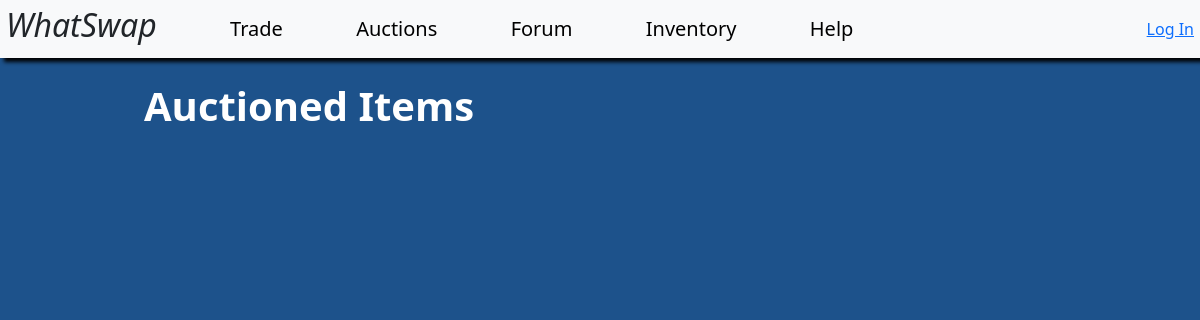
/auctions/, run on an earlier commit of the app's database.
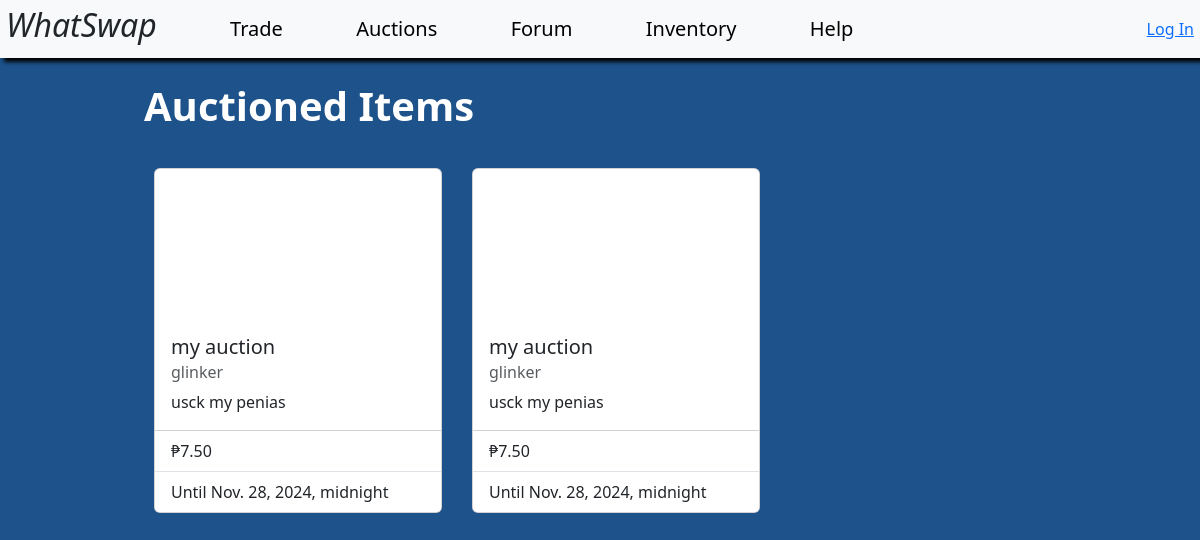
And on a later commit of the database.
### main/models.py (models this page shows, shortened)
class Auction(models.Model):
    auction_title = models.CharField(max_length = 100)
    auction_description = models.TextField(max_length = 500)
    start_date = models.DateTimeField(default = tz.now)
    end_date = models.DateTimeField(default = tz.now)
    minimum_bid = models.DecimalField(default = 0.0, max_digits = 10, decimal_places=2)
    highest_bid = models.DecimalField(default = 0.0, max_digits = 10, decimal_places=2)
    highest_bidder_id = models.ForeignKey(User, on_delete = models.CASCADE, null = True, blank = True)
    class AuctionStatus(models.TextChoices):
        NOT_STARTED = 'NOT STARTED'
        ONGOING = 'ONGOING'
        FINISHED = 'FINISHED'
        CANCELLED = 'CANCELLED'
    auction_status = models.CharField(
        max_length = 20,
        choices = AuctionStatus.choices,
        default = AuctionStatus.NOT_STARTED,
    )
    auction_item_id = models.ForeignKey(Item, on_delete = models.CASCADE)

class Item(models.Model):
    owner = models.ForeignKey(User, on_delete=models.CASCADE,null=True, blank = True)
    item_name = models.CharField(max_length=100)
    item_desc = models.TextField(max_length=1000)
    image_url = models.CharField(max_length=4092,null=True, blank = True)
    created_at = models.DateTimeField(auto_now_add=True)

### main/views.py (the view)
# urls.py: path('auctions/', views.auction_browse, name='auction_browse'),
def auction_browse(request):
    auctionitems = Auction.objects.all()
    return render(request,"auctions/browse.html", {'auctionitems' : auctionitems})

### templates/auctions/browse.html (shortened to what this page needs)
<head>
    <link href="https://cdn.jsdelivr.net/npm/bootstrap@5.3.3/dist/css/bootstrap.min.css" rel="stylesheet">
</head>
<body style="background-color: #1d528b;">
    {% include "common/navbar.html"%}
    <div style="padding: 2%; margin-left: 10%; margin-right: 10%;">
        <h1 style="color: white"><b>Auctioned Items</b></h1>
        <div style="display: grid; grid-template-columns: repeat(5, 1fr); gap: 10px; margin-top: 3%">
            {% for auctionitem in auctionitems %}
                {% include "auctions/item.html"%}
            {% endfor %}
        </div>
    </div>
</body>

### templates/auctions/item.html
<div class="card" style="width: 18rem; margin: 10px;">
    <div style="background-image: url('{{auctionitem.auction_item_id.image_url}}'), url('https://www.svgrepo.com/show/451667/image-missing.svg');background-size:cover; width: 150px; height: 150px; margin: auto; border-radius: 10px"></div>
    <div class="card-body">
      <h5 class="card-title">{{ auctionitem.auction_title }}</h5>
      <h6 class="card-subtitle mb-2 text-body-secondary">{{ auctionitem.auction_item_id.owner }}</h6>
      <p class="card-text">{{ auctionitem.auction_description }}</p>
    </div>
    <ul class="list-group list-group-flush">
      <li class="list-group-item">₱{{ auctionitem.minimum_bid }}</li>
      <li class="list-group-item">Until {{ auctionitem.end_date }}</li>
    </ul>
  </div>

What changed in the data, as far as the page shows it:
added Auction: auction_title "my auction", auction_item_id.owner "glinker", auction_description "usck my penias", minimum_bid "7.50", end_date "Nov. 28, 2024, midnight"
added Auction: auction_title "my auction", auction_item_id.owner "glinker", auction_description "usck my penias", minimum_bid "7.50", end_date "Nov. 28, 2024, midnight"
